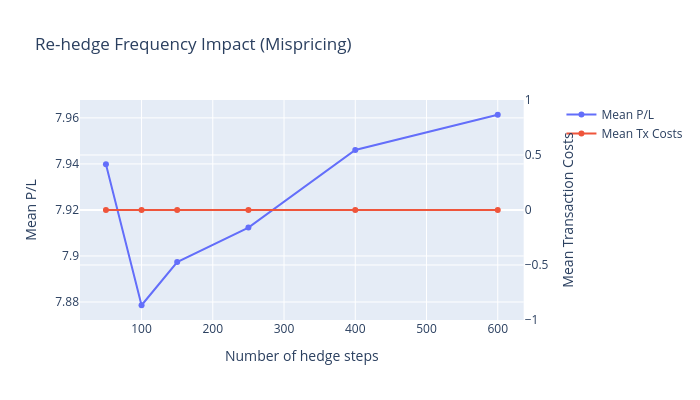

Source (notebook cell):
### Code cell
# Re-hedge frequency sweep (mispricing scenario) using Plotly
from plotly.subplots import make_subplots

frequencies = [50, 100, 150, 250, 400, 600]
mean_pnl = []
mean_cost = []
for steps in frequencies:
    sweep_res = simulate_delta_hedge_paths(
        S0=S0, K=K, r=r, sigma_real=sigma_real_mis, sigma_imp=sigma_imp_mis,
        T=T, n_steps=steps, n_paths=15000, seed=999, transaction_cost_bps=transaction_cost_bps
    )
    mean_pnl.append(sweep_res['pnl'].mean())
    mean_cost.append(sweep_res['transaction_cost_component'].mean())

# Create figure with secondary y-axis
fig = make_subplots(specs=[[{"secondary_y": True}]])

# Add traces
fig.add_trace(
    go.Scatter(x=frequencies, y=mean_pnl, name="Mean P/L", mode='lines+markers'),
    secondary_y=False,
)

fig.add_trace(
    go.Scatter(x=frequencies, y=mean_cost, name="Mean Tx Costs", mode='lines+markers'),
    secondary_y=True,
)

# Add figure title
fig.update_layout(
    title_text="Re-hedge Frequency Impact (Mispricing)",
    width=700,
    height=400
)

# Set x-axis title
fig.update_xaxes(title_text="Number of hedge steps")

# Set y-axes titles
fig.update_yaxes(title_text="Mean P/L", secondary_y=False)
fig.update_yaxes(title_text="Mean Transaction Costs", secondary_y=True)

fig.show()

### Figure 1 — Plotly figure (JSON) as saved in the notebook; plotly's stock layout.template omitted (floating-point values rounded to 4 significant figures)
{"data": [{"mode": "lines+markers", "name": "Mean P/L", "type": "scatter", "x": [50, 100, 150, 250, 400, 600], "xaxis": "x", "y": [7.94, 7.879, 7.897, 7.912, 7.946, 7.961], "yaxis": "y"}, {"mode": "lines+markers", "name": "Mean Tx Costs", "type": "scatter", "x": [50, 100, 150, 250, 400, 600], "xaxis": "x", "y": [0, 0, 0, 0, 0, 0], "yaxis": "y2"}], "layout": {"height": 400, "title": {"text": "Re-hedge Frequency Impact (Mispricing)"}, "width": 700, "xaxis": {"anchor": "y", "domain": [0, 0.94], "title": {"text": "Number of hedge steps"}}, "yaxis": {"anchor": "x", "domain": [0, 1], "title": {"text": "Mean P/L"}}, "yaxis2": {"anchor": "x", "overlaying": "y", "side": "right", "title": {"text": "Mean Transaction Costs"}}}}
